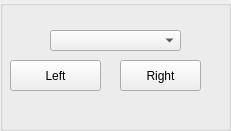
   <widget class="QGroupBox" name="groupBox">
    <property name="geometry">
     <rect>
      <x>650</x>
      <y>100</y>
      <width>231</width>
      <height>131</height>
     </rect>
    </property>
    <property name="title">
     <string/>
    </property>
    <widget class="QComboBox" name="comboBox">
     <property name="geometry">
      <rect>
       <x>50</x>
       <y>30</y>
       <width>131</width>
       <height>21</height>
      </rect>
     </property>
    </widget>
    <widget class="QPushButton" name="btn_left">
     <property name="geometry">
      <rect>
       <x>10</x>
       <y>60</y>
       <width>91</width>
       <height>31</height>
      </rect>
     </property>
     <property name="text">
      <string>Left</string>
     </property>
    </widget>
    <widget class="QPushButton" name="btn_right">
     <property name="geometry">
      <rect>
       <x>120</x>
       <y>60</y>
       <width>81</width>
       <height>31</height>
      </rect>
     </property>
     <property name="text">
      <string>Right</string>
     </property>
    </widget>
    <widget class="QLabel" name="info">
     <property name="geometry">
      <rect>
       <x>20</x>
       <y>90</y>
       <width>181</width>
       <height>20</height>
      </rect>
     </property>
     <property name="styleSheet">
      <string notr="true">color: darkgreen;</string>
     </property>
     <property name="text">
      <string/>
     </property>
     <property name="alignment">
      <set>Qt::AlignCenter</set>
     </property>
    </widget>
   </widget>
